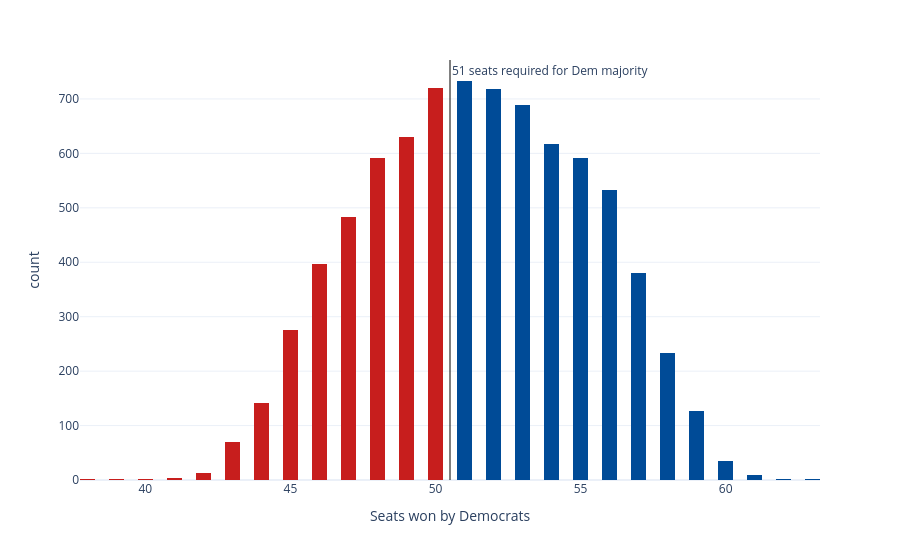

Write notebook code for a chart like this one.
### Code cell
sims_hist = px.histogram(seat_sims, x='seats', nbins=np.unique(seat_sims['seats']).shape[0]*2, color='winner',
                         color_discrete_map={'Democrats': '#004b97', 'Republicans': '#c71e1d'},
                         labels={'seats':'Seats won by Democrats', 'winner': 'Winner'}, template='plotly_white')
sims_hist.update_traces(showlegend=False)
sims_hist.add_vline(x=50.5, line_width=1, line_color='black', annotation_text='51 seats required for Dem majority', 
                    annotation_position='top right')
sims_hist

### Figure 1 — Plotly figure (JSON) as saved in the notebook; plotly's stock layout.template omitted (floating-point values rounded to 4 significant figures; data arrays with more than 128 entries replaced by an {"elided": "..."} marker saying what was removed)
{"data": [{"bingroup": "x", "hovertemplate": "Winner=Democrats<br>Seats won by Democrats=%{x}<br>count=%{y}<extra></extra>", "legendgroup": "Democrats", "marker": {"color": "#004b97", "pattern": {"shape": ""}}, "name": "Democrats", "nbinsx": 52, "orientation": "v", "showlegend": false, "type": "histogram", "x": {"elided": "4669 int values"}, "xaxis": "x", "yaxis": "y"}, {"bingroup": "x", "hovertemplate": "Winner=Republicans<br>Seats won by Democrats=%{x}<br>count=%{y}<extra></extra>", "legendgroup": "Republicans", "marker": {"color": "#c71e1d", "pattern": {"shape": ""}}, "name": "Republicans", "nbinsx": 52, "orientation": "v", "showlegend": false, "type": "histogram", "x": {"elided": "3331 int values"}, "xaxis": "x", "yaxis": "y"}], "layout": {"annotations": [{"showarrow": false, "text": "51 seats required for Dem majority", "x": 50.5, "xanchor": "left", "xref": "x", "y": 1, "yanchor": "top", "yref": "y domain"}], "barmode": "relative", "legend": {"title": {"text": "Winner"}, "tracegroupgap": 0}, "margin": {"t": 60}, "shapes": [{"line": {"color": "black", "width": 1}, "type": "line", "x0": 50.5, "x1": 50.5, "xref": "x", "y0": 0, "y1": 1, "yref": "y domain"}], "xaxis": {"anchor": "y", "domain": [0, 1], "title": {"text": "Seats won by Democrats"}}, "yaxis": {"anchor": "x", "domain": [0, 1], "title": {"text": "count"}}}}
